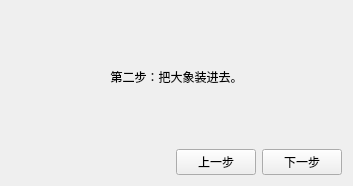
<?xml version="1.0" encoding="UTF-8"?>
<ui version="4.0">
 <class>CStep2</class>
 <widget class="QWidget" name="CStep2">
  <property name="geometry">
   <rect>
    <x>0</x>
    <y>0</y>
    <width>353</width>
    <height>186</height>
   </rect>
  </property>
  <property name="windowTitle">
   <string>把大象装到冰箱里</string>
  </property>
  <layout class="QGridLayout" name="gridLayout">
   <item row="1" column="0">
    <spacer name="horizontalSpacer">
     <property name="orientation">
      <enum>Qt::Horizontal</enum>
     </property>
     <property name="sizeHint" stdset="0">
      <size>
       <width>40</width>
       <height>20</height>
      </size>
     </property>
    </spacer>
   </item>
   <item row="1" column="1">
    <widget class="QPushButton" name="btnPrevious">
     <property name="text">
      <string>上一步</string>
     </property>
    </widget>
   </item>
   <item row="1" column="2">
    <widget class="QPushButton" name="btnNext">
     <property name="text">
      <string>下一步</string>
     </property>
    </widget>
   </item>
   <item row="0" column="0" colspan="3">
    <widget class="QLabel" name="label">
     <property name="text">
      <string>第二步：把大象装进去。</string>
     </property>
     <property name="alignment">
      <set>Qt::AlignCenter</set>
     </property>
    </widget>
   </item>
  </layout>
 </widget>
 <resources/>
 <connections/>
</ui>
